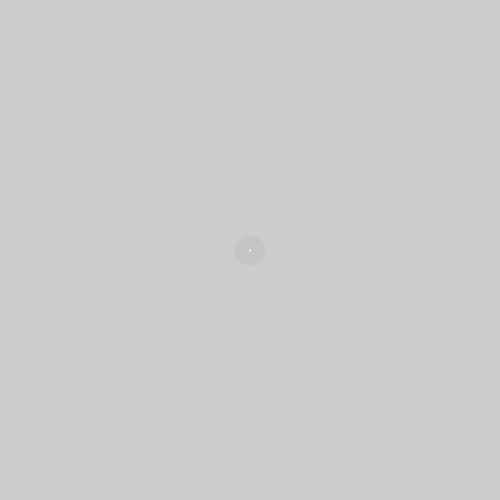
Frame 1 (no input)
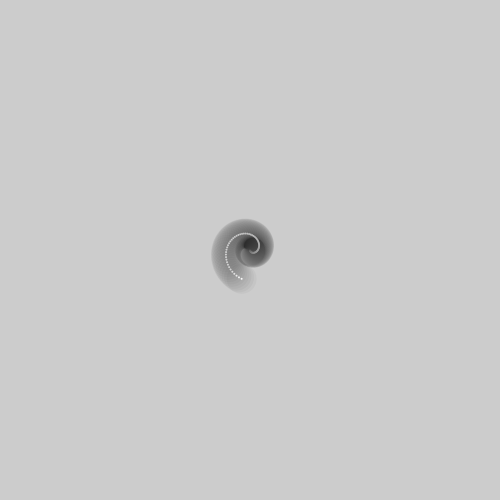
Frame 60 (the mouse pressed at the canvas centre just before this capture)
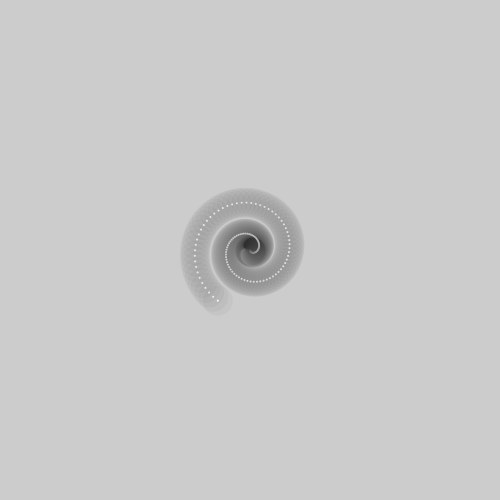
Frame 120 (the mouse held since frame 60 and released just before this capture)

The Processing sketch that drew these frames (run headless with seeded random() and noise(); from frame 60 on, the mouse is pressed at the canvas centre):

// Processing sketch: sketch_200701a
// ── sketch_200701a.pde
float w,x,y,a,b;int c,o=250;
void setup(){
  size(500,500);frameRate(o*5);noStroke();clear();c=o;}
void draw(){
  w+=.5;x+=.1;y+=.1;
  a=sin(x)*w+o;b=cos(y)*w+o;
  fill(0,9);circle(a,b,30);
  fill(c);circle(a,b,2);
  if(w>350){c=color(random(o),random(o),random(99,o));x++;w=0;}}
